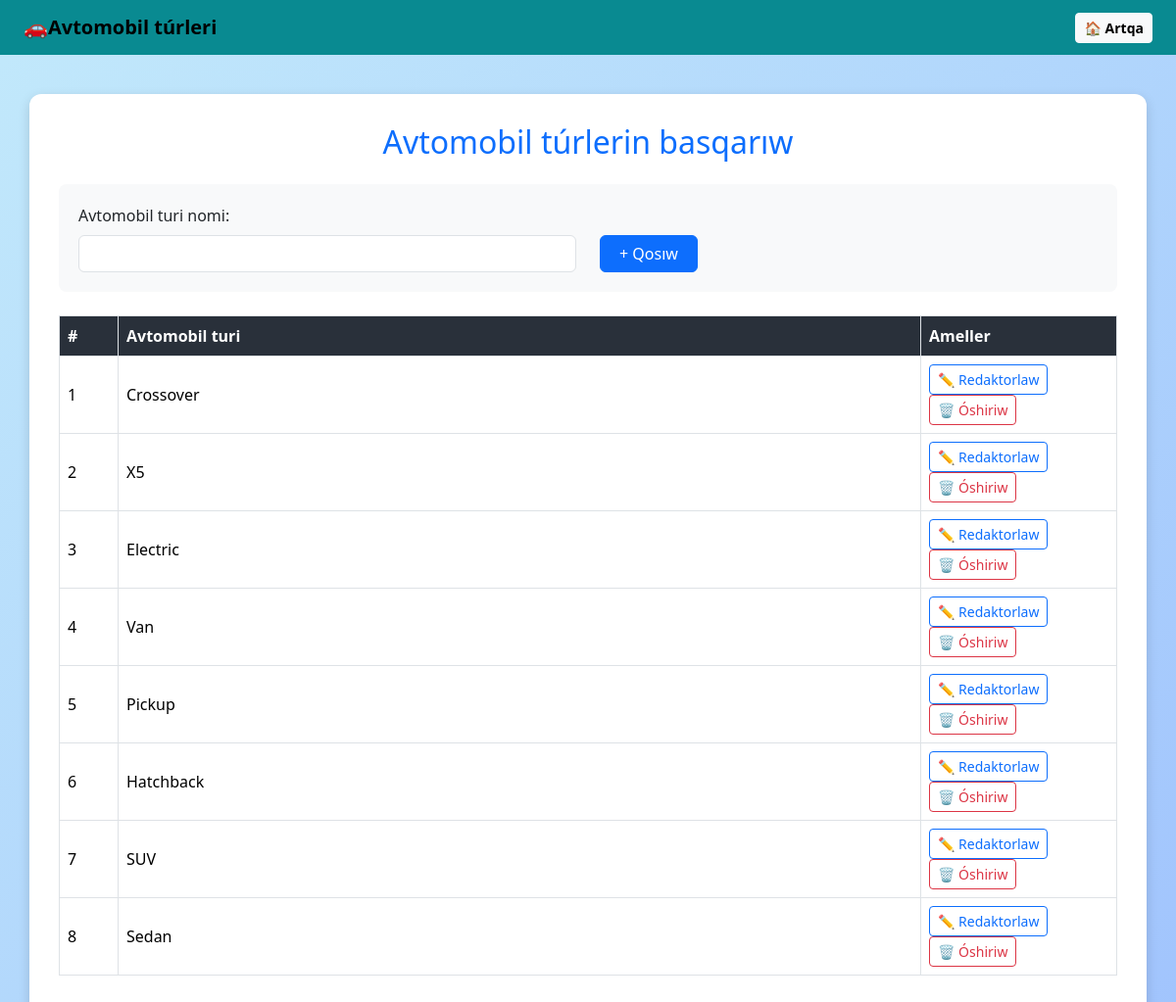
/admin/car_types_management.php, run on the app's committed database.
### tables this page shows
CREATE TABLE `car_types` (
  `id` int NOT NULL AUTO_INCREMENT,
  `type_name` varchar(255) NOT NULL,
  PRIMARY KEY (`id`)
);

### admin/car_types_management.php (the view, shortened to what this page needs)
<?php
include('../includes/db.php');
$result = $conn->query("SELECT * FROM car_types ORDER BY id DESC");
?>
<!DOCTYPE html>
<html lang="uz">
<head>
    <link href="https://cdn.jsdelivr.net/npm/bootstrap@5.3.2/dist/css/bootstrap.min.css" rel="stylesheet">
</head>
<body>
<nav class="navbar navbar-expand-lg">
    <div class="container-fluid px-4">
        <a class="navbar-brand" href="#">🚗Avtomobil túrleri</a>
        <div class="d-flex">
            <a href="dashboard.php" class="btn btn-light btn-sm">🏠 Artqa</a>
        </div>
    </div>
</nav>
<div class="container">
    <h2 class="mb-4 text-center text-primary">Avtomobil túrlerin basqarıw</h2>
    <div class="form-section mb-4">
        <form method="POST">
            <div class="row align-items-end">
                <div class="col-md-6">
                    <label class="form-label">Avtomobil turi nomi:</label>
                    <input type="text" name="type_name" class="form-control" required value="<?= isset($edit_data) ? htmlspecialchars($edit_data['type_name']) : '' ?>">
                </div>
                <div class="col-md-6">
                    <?php if (isset($edit_data)): ?>
                        <input type="hidden" name="id" value="<?= $edit_data['id'] ?>">
                        <button type="submit" name="edit_type" class="btn btn-warning btn-custom mt-3 mt-md-0">✏️ Jańalaw</button>
                        <a href="car_types_management.php" class="btn btn-secondary btn-custom mt-3 mt-md-0">❌ Biykarlaw</a>
                    <?php else: ?>
                        <button type="submit" name="add_type" class="btn btn-primary btn-custom mt-3 mt-md-0">+ Qosıw</button>
                    <?php endif; ?>
                </div>
            </div>
        </form>
    </div>
    <div class="table-responsive">
        <table class="table table-bordered table-hover align-middle">
            <thead>
                <tr>
                    <th style="width: 60px;">#</th>
                    <th>Avtomobil turi</th>
                    <th style="width: 200px;">Ameller</th>
                </tr>
            </thead>
            <tbody>
                <?php if ($result->num_rows > 0): $i = 1; ?>
                    <?php while ($row = $result->fetch_assoc()): ?>
                        <tr>
                            <td><?= $i++ ?></td>
                            <td><?= htmlspecialchars($row['type_name']) ?></td>
                            <td>
                                <a href="?edit=<?= $row['id'] ?>" class="btn btn-sm btn-outline-primary">✏️ Redaktorlaw</a>
                                <a href="?delete=<?= $row['id'] ?>" class="btn btn-sm btn-outline-danger" onclick="return confirm('Shınnan da óshirmekshimisiz??')">🗑️ Óshiriw</a>
                            </td>
                        </tr>
                    <?php endwhile; ?>
                <?php else: ?>
                    <tr>
                        <td colspan="3" class="text-center text-muted">🚫 Házirshe avtomobil túri joq.</td>
                    </tr>
                <?php endif; ?>
            </tbody>
        </table>
    </div>
</div>
</body>
</html>

### admin/car_types_management.php (style rules this page uses)
body { background: linear-gradient(135deg, #c2e9fb 0%, #a1c4fd 100%); font-family: 'Segoe UI', sans-serif; }
.container { background-color: #fff; border-radius: 12px; padding: 30px; box-shadow: 0 4px 12px rgba(0,0,0,0.15); margin-top: 40px; }
.form-section { background-color: #f8f9fa; padding: 20px; border-radius: 8px; }
.table th { background-color:rgb(41, 48, 58); color: white; }
.navbar { background-color:rgb(9, 138, 145); }
.navbar .navbar-brand, .navbar a { color: black; font-weight: bold; }
.btn-custom { min-width: 100px; }

### data on the page
car_types: type_name "Crossover"
car_types: type_name "X5"
car_types: type_name "Electric"
car_types: type_name "Van"
car_types: type_name "Pickup"
car_types: type_name "Hatchback"
car_types: type_name "SUV"
car_types: type_name "Sedan"
